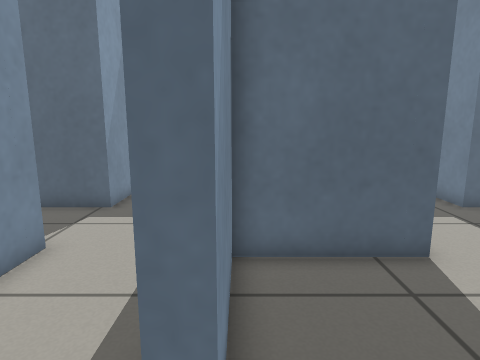
[1] (above)

19 first-person views from a walk through a Gazebo world. The camera is 0.73 m above the floor, tilts 10° down and sees 75° across. The floor is counted in squares, 0.25 m on a side. Each view is taken from the middle of a square. On the plan, view 1 faces up. The plan holds only what a view shows up to about 20 squares ahead; the rest is blank.

[2]
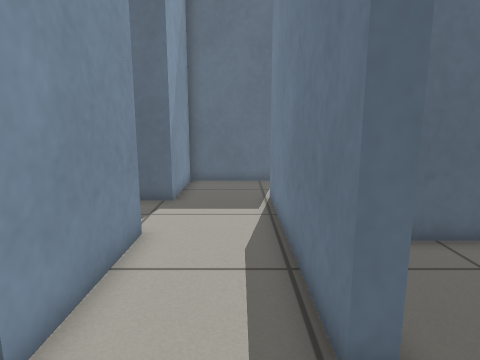

[3]
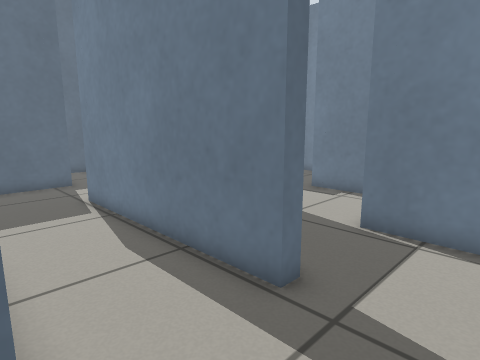

[4]
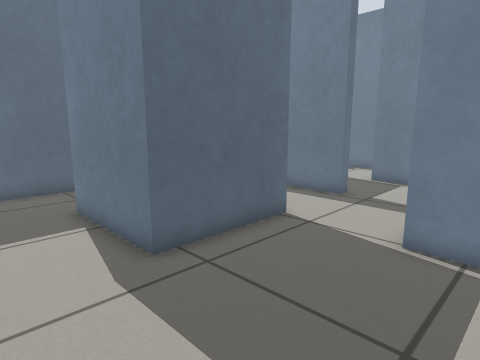

[5]
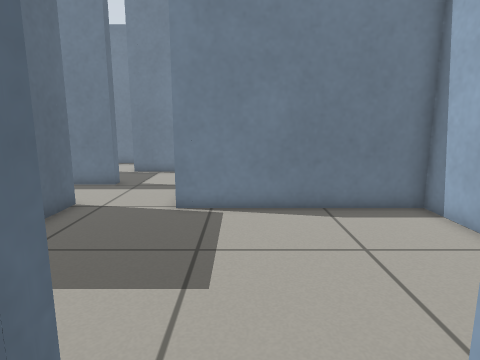

[6]
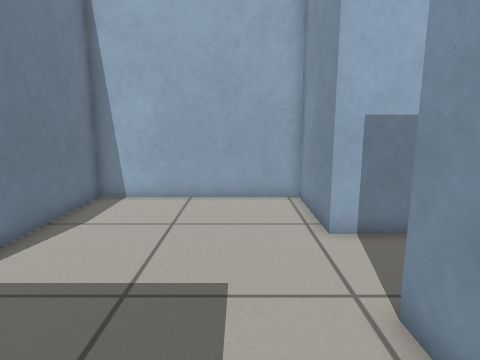

[7]
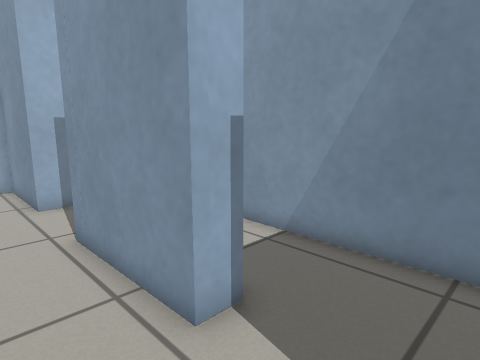

[8]
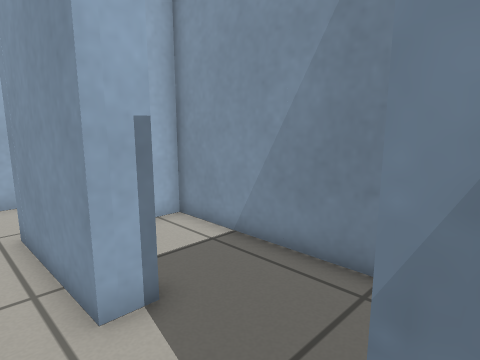

[9]
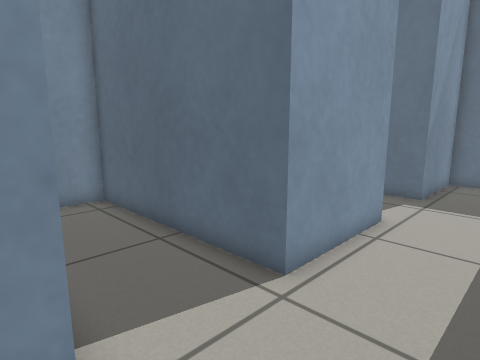

[10]
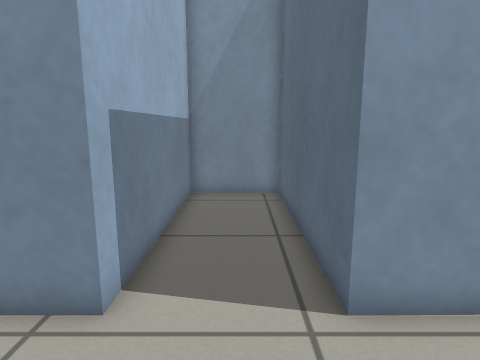

[11]
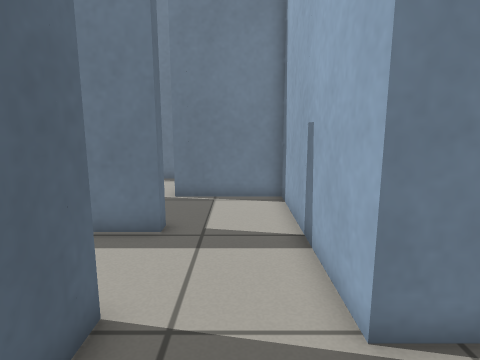

[12]
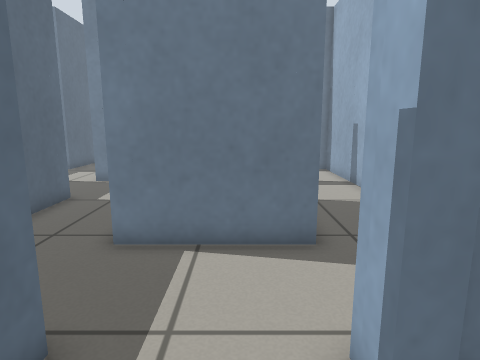

[13]
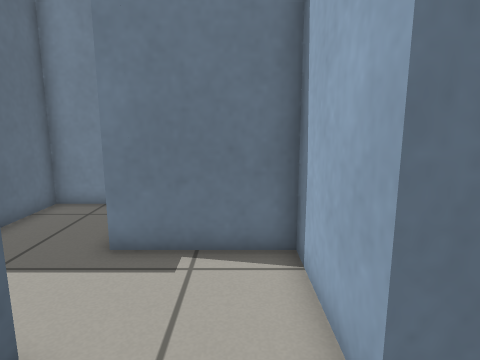

[14]
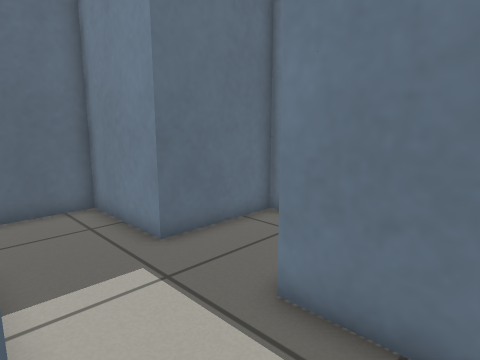

[15]
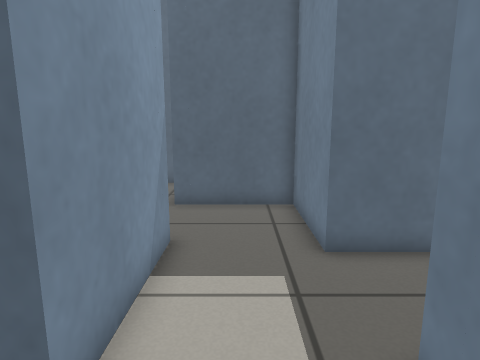

[16]
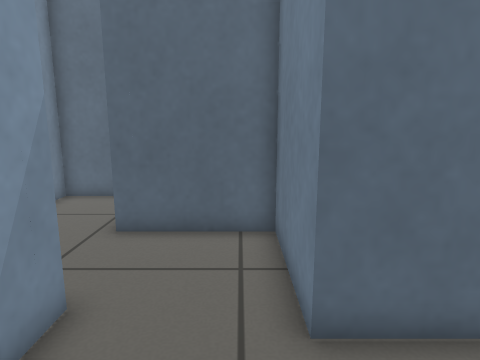

[17]
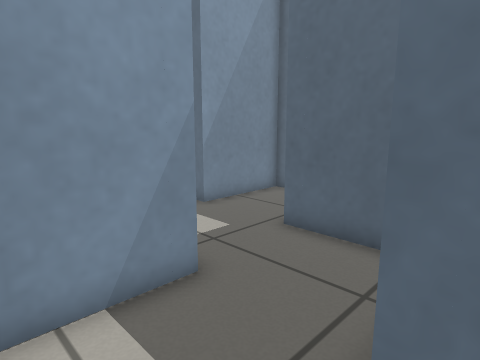

[18]
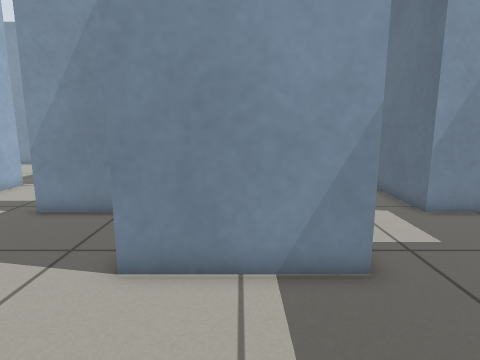

[19]
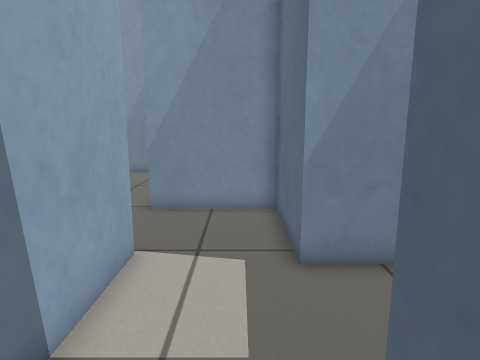

### Floor plan
Points are (right, up) in squares from view 1. A wall is a line through its corners. A room is listed if a view was taken in it or the views show most of it. See-through windows are left out.
Room 1 (views 1, 2)
walls: (-4.7, 7.1) (-4.7, 2.1); (-0.2, 2.1) (-0.8, 2.1) (-0.8, 11.6) (0.4, 11.6); (-5.2, -1.7) (0.4, -1.7); (-0.2, 15.3) (-4.7, 15.3) (-4.7, 10.9) (-13.4, 10.9) (-13.4, 8.5)
ways out: opening at (-5, 0) to room 2; opening at (-11.5, 7.5) to room 3; opening at (-0.5, 0.5) to room 8; opening at (-0.5, 13.5)
Room 2 (views 3, 4, 5, 9, 10, 11)
walls: (-13.4, 1.6) (-13.4, -2.3) (-22.2, -2.3) (-22.2, -6.1) (-13.4, -6.1) (-13.4, -10.5) (-5.2, -10.5) (-5.2, -1.7); (-4.7, 2.1) (-9.7, 2.1)
ways out: opening at (-5, 0) to room 1; opening at (-11.5, 2) to room 3
Room 3 (views 6, 7, 8, 12)
walls: (-14.5, 2) (-14.5, 2.6) (-13.4, 2.6) (-13.4, 1.6); (-9.7, 2.1) (-9.7, 7.1); (-17.8, 5.4) (-17.8, -1.7) (-16.9, -1.7); (-13.4, 8.5) (-13.4, 6.6) (-14.9, 6.6)
ways out: opening at (-11.5, 7.5) to room 1; opening at (-11.5, 2) to room 2
Room 4 (views 13, 14)
walls: (4.2, 6.6) (-0.2, 6.6) (-0.2, 3.6); (3.6, 2.6) (4.6, 2.6)
ways out: opening at (4, 5) to room 5; opening at (2, 3) to room 8
Room 5 (views 15, 16)
walls: (4.2, 7.6) (4.2, 6.6); (4.6, 2.6) (8, 2.6) (8, 7.1)
ways out: opening at (4, 5) to room 4; opening at (6, 7) to room 6
Room 6 (views 17, 18)
walls: (4.2, 10.6) (4.2, 7.6); (12.4, 8.9) (12.4, 10.9) (8, 10.9)
ways out: opening at (6, 7) to room 5; opening at (6, 11.5) to room 7
Room 7 (view 19)
walls: (4.2, 11.6) (4.2, 10.6); (8, 10.9) (8, 15.3) (4.5, 15.3)
ways out: opening at (6, 11.5) to room 6; opening at (4, 13.5)
Room 8 (no view inside)
walls: (0.4, -1.7) (3.6, -1.7) (3.6, 2.6); (-0.2, 3.6) (-0.2, 2.1)
ways out: opening at (-0.5, 0.5) to room 1; opening at (2, 3) to room 4

Positions as (right, up) in squares from view 1, and headings:
1: (0, 0), facing up
2: (-2, -1), facing up
3: (-5, -1), facing up-right
4: (-13, -4), facing up-right
5: (-16, -4), facing right
6: (-11, 2), facing down
7: (-11, 6), facing down-left
8: (-12, 7), facing down-left
9: (-10, -7), facing up-left
10: (-9, -4), facing left
11: (-9, 0), facing right
12: (-17, 4), facing right
13: (1, 4), facing right
14: (4, 4), facing up-right
15: (6, 4), facing up
16: (7, 7), facing up
17: (9, 8), facing up-left
18: (10, 9), facing left
19: (6, 14), facing left
